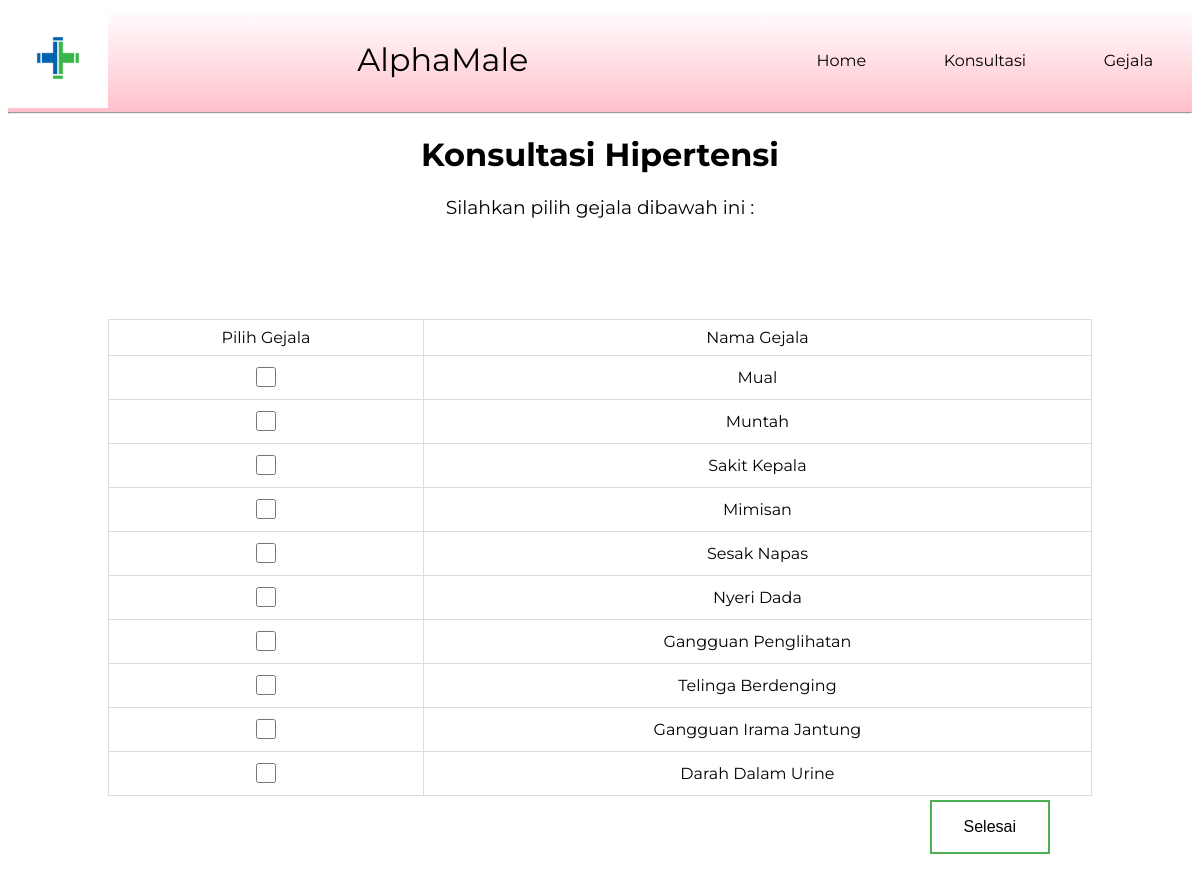
The page /konsul.php on the database its author committed.
### tables this page shows
CREATE TABLE `gejala` (
  `id_gejala` int(11) NOT NULL,
  `gejala` varchar(100) NOT NULL
);

### connect.php (called while the page is built, shortened)
<?php
class koneksi
{
  private $_host = 'localhost';
  private $_username = 'root';
  private $_password = '';
  private $_database = 'hipertensi';
  protected $conn;
  public function __construct()
  {
    if (!isset($this->connection)) {
      $this->conn = new mysqli($this->_host, $this->_username, $this->_password, $this->_database);
    }
    return $this->conn;
  }
}

### crud.php (called while the page is built, shortened)
<?php
include 'connect.php';
class Crud extends koneksi
{
    public function readGejala()
    {
        $sql = "SELECT * FROM gejala";
        $result = $this->conn->query($sql);
        while ($row = $result->fetch_assoc()) {
            $rows[] = $row;
        }
        return $rows;
    }
}

### konsul.php (the view, shortened to what this page needs)
<?php
include_once 'crud.php';
$crud = new Crud;
$arrayName = $crud->readGejala(); ?>
<!DOCTYPE html>
<html>
<head>
    <link href="css/konsul.css" rel="stylesheet">
</head>
<body>
    <?php include 'navbar.php'; ?>
    <h1>Konsultasi Hipertensi</h1>
    <h3>Silahkan pilih gejala dibawah ini :</h3>
    <div class="customer">
        <form method="POST" action="hasil.php">
            <table id="customers">
                <thead>
                    <tr>
                        <td style="text-align: center;">Pilih Gejala</td>
                        <td style="text-align: center;">Nama Gejala</td>
                    </tr>
                </thead>
                <?php
                foreach ($arrayName as $r) {
                ?>
                    <tbody>
                        <tr>
                            <td style="text-align: center;" name="gejala[]"><input id="gejala<?php echo $r['id_gejala']; ?>" name="gejala[]" type="checkbox" value="<?php echo $r['id_gejala']; ?>" style="width: 1.5em; height:1.5em;"></td>
                            <td style="text-align: center;"><?php echo $r["gejala"]; ?></td>
                        </tr>
                    </tbody>
                <?php
                }
                ?>
            </table>
            <div class="btn">
                <input class="button" type="submit" value="Selesai" name="submit">
            </div>
        </form>
    </div>
</body>
</html>

### css/konsul.css (style rules this page uses)
h1 { font-weight: 700; text-align: center; font-family: 'Montserrat', sans-serif; }
h3 { font-weight: 400; font-family: 'Montserrat', sans-serif; text-align: center; }
.customer { margin: 100px; }
#customers { font-family: 'Montserrat', sans-serif; border-collapse: collapse; width: 100%; }
#customers td, #customers th { border: 1px solid #ddd; padding: 8px; }
.button { background-color: #4CAF50; border: none; color: white; padding: 16px 32px; text-align: center; text-decoration: none; display: inline-block; font-size: 16px; margin: 4px 2px; transition-duration: 0.4s; cursor: pointer; }
.button { background-color: white; color: black; border: 2px solid #4CAF50; }
.btn { display: flex; justify-content: flex-end; margin-right: 40px; }

### rows shown on the page
gejala: gejala "Mual"
gejala: gejala "Muntah"
gejala: gejala "Sakit Kepala"
gejala: gejala "Mimisan"
gejala: gejala "Sesak Napas"
gejala: gejala "Nyeri Dada"
gejala: gejala "Gangguan Penglihatan"
gejala: gejala "Telinga Berdenging"
gejala: gejala "Gangguan Irama Jantung"
gejala: gejala "Darah Dalam Urine"
